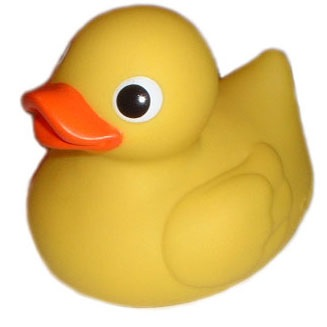
%> input picture Rubber_Ducky.jpg, 327 x 327 px
$ octave testPCA.m   (GNU Octave 9; MATLAB toolbox functions it lacks are replaced by stand-ins)
%> lines starting %> are read from the running program, lines starting %| are printed output that depends on the picture
% Use PCA to break apart grayscale image into components, and regenerate an
% image using sub-portions of those components (essentially image compression)

%% Load image
img = imread('Rubber_Ducky.jpg');
%> img is the input picture: size 327x327x3 uint8; mean R, G, B 226.7, 198.2, 131.6

%% Get grayscale image
gray = rgb2gray(img);
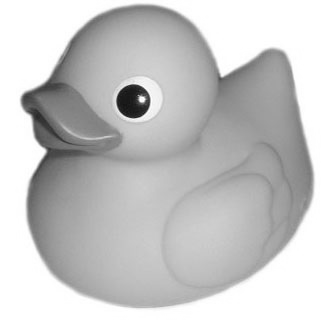
%> gray: size 327x327 uint8; min 17, max 255, mean 199.1
shape = size(gray);
%> shape = [327 327]

%% Visualize Original Image
% [4 lines of commented-out code are left out]

%% Do SVD on grayscale NxN matrix
[U,S,V] = svd(im2double(gray));

%% Contains sub-portion of components
Ug = zeros(shape);
Sg = zeros(shape);
Vgt = zeros(shape);
Vt = V'; % Keep track of transposed V, easier than transposing each time

%% Regenerate from components
for p = 1:size(gray,1)
%     p = 10; % How many rows to take from original matrix

    % Create regenerated image
    Ug(:, 1:p) = U(:, 1:p);
    Sg(1:p, 1:p) = S(1:p, 1:p);
    Vgt(1:p, :) = Vt(1:p, :);
    regenerated_img = Ug*Sg*Vgt;

    %% Visualize
% [4 lines of commented-out code are left out]

    %% Save to file
    imwrite(regenerated_img,sprintf('PCA_Rubber_Ducky_%d.png', p),'png');
end
%> this loop made 327 passes
%> pass 1, `regenerated_img = Ug*Sg*Vgt;`:
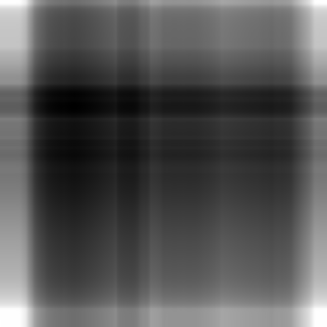
%> regenerated_img: size 327x327 double; min 0.549, max 1.24, mean 0.781; drawn with min black and max white
%> pass 1, `imwrite(regenerated_img,sprintf('PCA_Rubber_Ducky_%d.png', p),'png');`:
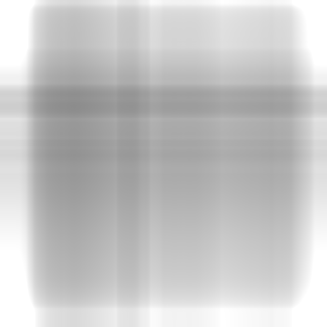
%> saved as PCA_Rubber_Ducky_1.png: size 327x327 uint8; min 140, max 255, mean 197.7
%> pass 2, `regenerated_img = Ug*Sg*Vgt;`:
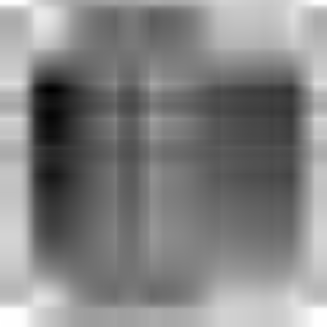
%> regenerated_img: size 327x327 double; min 0.35, max 1.18, mean 0.781; drawn with min black and max white
%> after the loop:
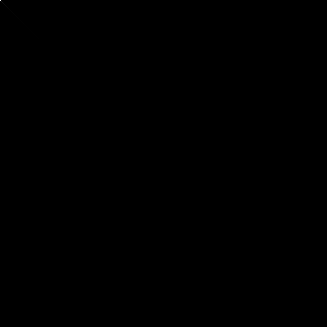
%> Sg: size 327x327 double; min 0, max 259.1, mean 0; drawn with min black and max white
%> after the loop:
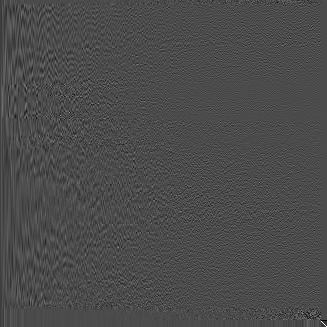
%> Ug: size 327x327 double; min -0.378, max 0.896, mean -0.000152; drawn with min black and max white
%> after the loop:
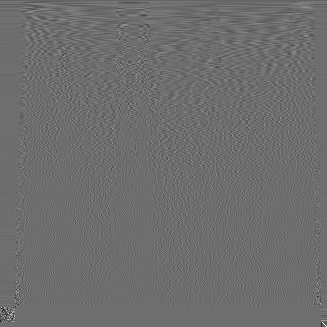
%> Vgt: size 327x327 double; min -0.67, max 0.882, mean -0.000173; drawn with min black and max white
